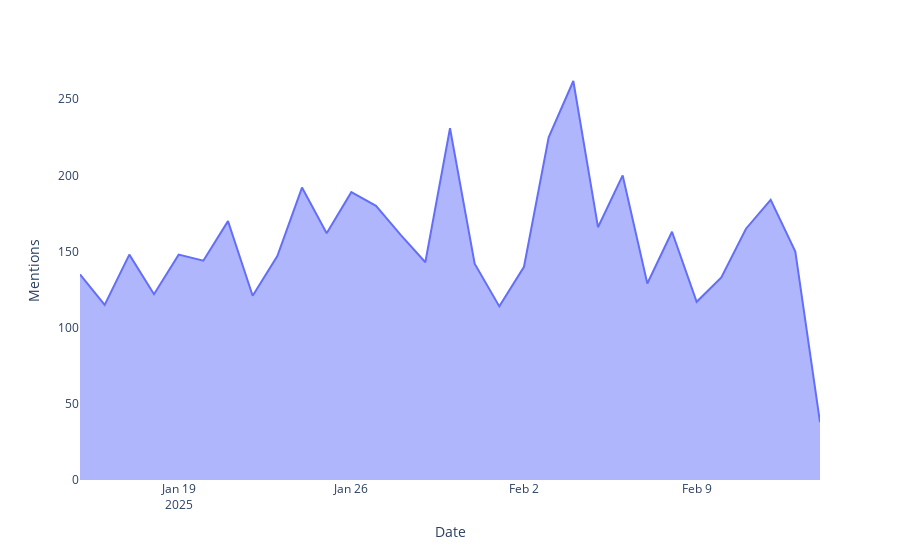

This figure's notebook cell:
### Code cell
#Mentions per day

records_per_day = df.groupby('Date').size().reset_index(name='Mentions')

fig = px.area(records_per_day, x='Date', y='Mentions')
fig.update_layout(plot_bgcolor='white')
fig.show()

### Figure 1 — Plotly figure (JSON) as saved in the notebook; plotly's stock layout.template omitted (floating-point values rounded to 4 significant figures)
{"data": [{"fillpattern": {"shape": ""}, "hovertemplate": "Date=%{x}<br>Mentions=%{y}<extra></extra>", "legendgroup": "", "line": {"color": "#636efa"}, "marker": {"symbol": "circle"}, "mode": "lines", "name": "", "orientation": "v", "showlegend": false, "stackgroup": "1", "type": "scatter", "x": ["2025-01-15", "2025-01-16", "2025-01-17", "2025-01-18", "2025-01-19", "2025-01-20", "2025-01-21", "2025-01-22", "2025-01-23", "2025-01-24", "2025-01-25", "2025-01-26", "2025-01-27", "2025-01-28", "2025-01-29", "2025-01-30", "2025-01-31", "2025-02-01", "2025-02-02", "2025-02-03", "2025-02-04", "2025-02-05", "2025-02-06", "2025-02-07", "2025-02-08", "2025-02-09", "2025-02-10", "2025-02-11", "2025-02-12", "2025-02-13", "2025-02-14"], "xaxis": "x", "y": [135, 115, 148, 122, 148, 144, 170, 121, 147, 192, 162, 189, 180, 161, 143, 231, 142, 114, 140, 225, 262, 166, 200, 129, 163, 117, 133, 165, 184, 150, 38], "yaxis": "y"}], "layout": {"legend": {"tracegroupgap": 0}, "margin": {"t": 60}, "plot_bgcolor": "white", "xaxis": {"anchor": "y", "domain": [0, 1], "title": {"text": "Date"}}, "yaxis": {"anchor": "x", "domain": [0, 1], "title": {"text": "Mentions"}}}}
